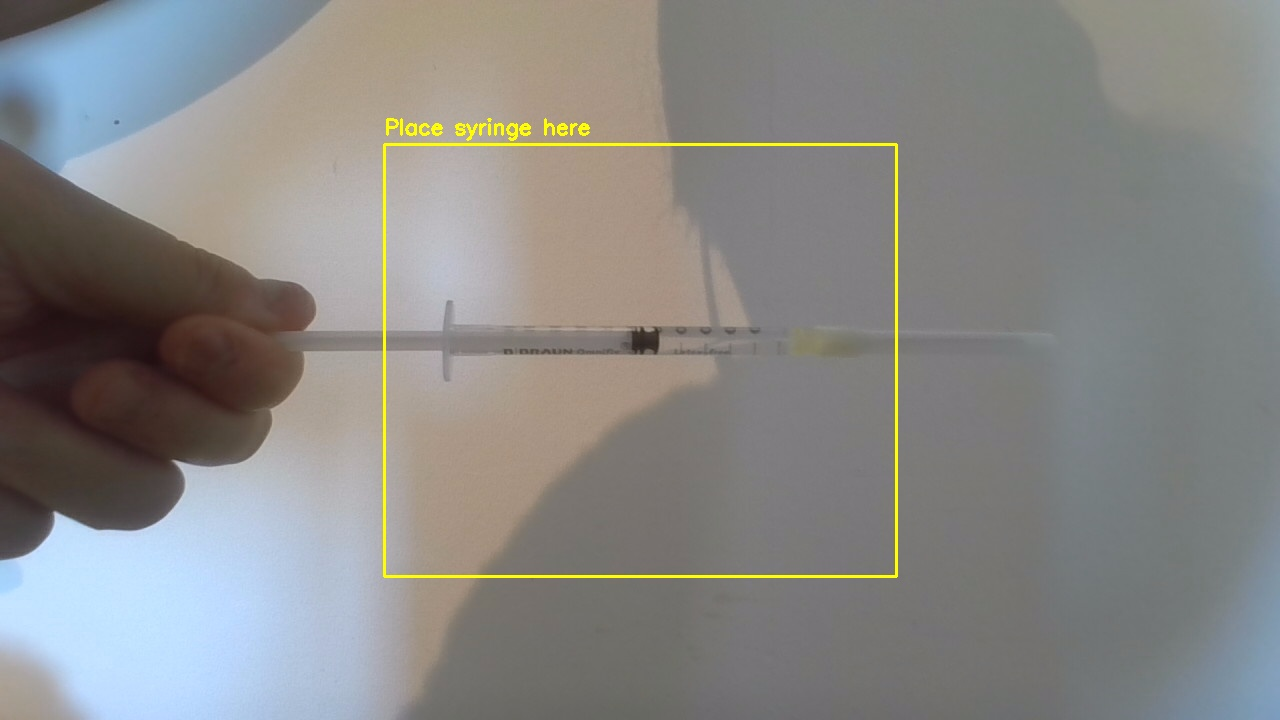
#> input picture syringe_capture_20250530_114330.jpg, 1280 x 720 px, given as the content of the folder dataset/ok, which was not available
$ jupyter execute --allow-errors train_syringe_modelAH_RF.ipynb   (text cells are left out)
#> lines starting #> are read from the running program, lines starting #| are printed output that depends on the picture; after the words box and inside, x2 and y2 are one past the last pixel; in counts of white or black regions, pixels touching at a corner belong together; pictures that were not available may be replaced by others from this repository, and a replacement may not be noted
[cell 1]
import os
import glob
import cv2 as cv
import numpy as np
from sklearn.ensemble import RandomForestClassifier
from sklearn.model_selection import train_test_split
from sklearn.metrics import classification_report, ConfusionMatrixDisplay
import matplotlib.pyplot as plt
import joblib

[cell 2]
# train_syringe_modelAH_RF.ipynb


# --- Paths ---
base_path = "dataset"
ok_folder = "ok"
defect_folders = ["1_leer", "5_ObjektInSpritze", "6_kleineBlase", "7_grosseBlase", "8_Stoerung"]

# --- Feature extraction ---
def extract_features(image_path):
    img = cv.imread(image_path, cv.IMREAD_GRAYSCALE)
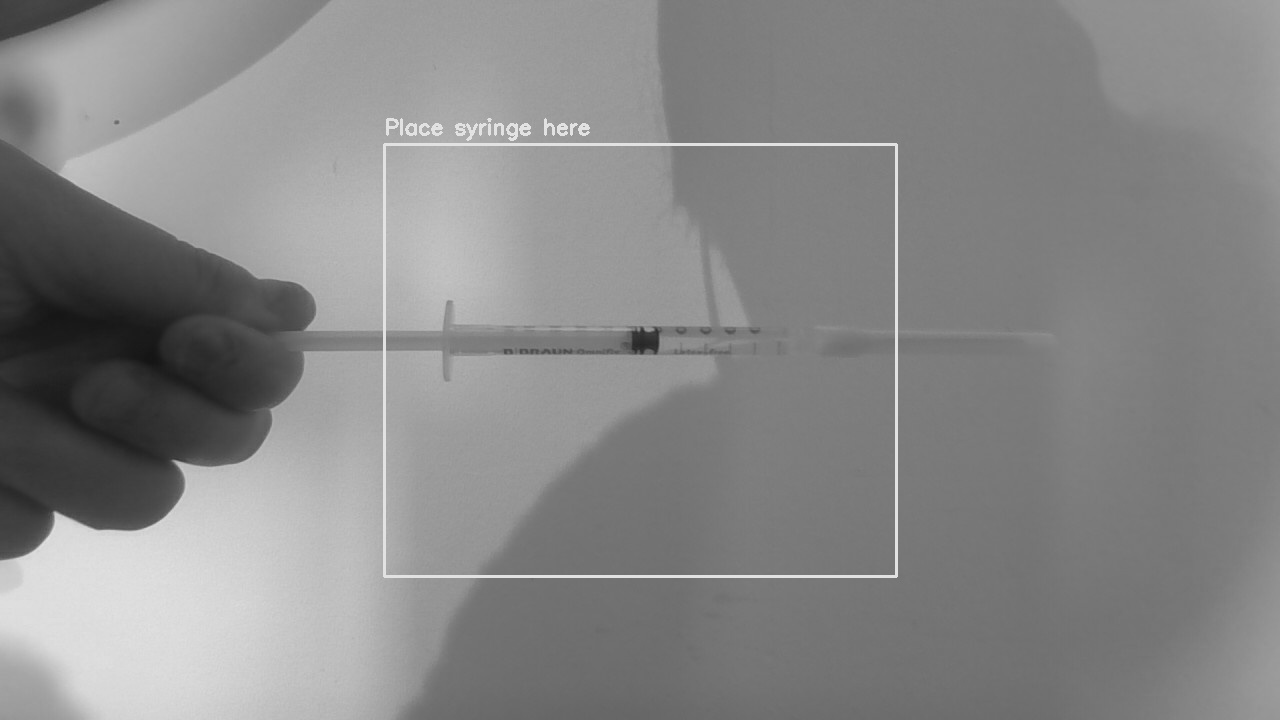
#> img: shape (720, 1280); min 20, max 234, mean 135.8
    if img is None:
        return None
    img = cv.resize(img, (64, 64))
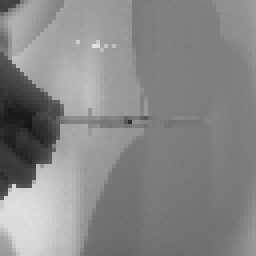
#> img: shape (64, 64) (shown 4 times larger); min 21, max 224, mean 135.1
    blur = cv.GaussianBlur(img, (5, 5), 0)
    edges = cv.Canny(blur, 30, 100)
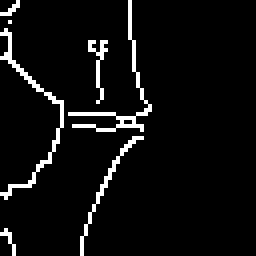
#> edges: shape (64, 64) (shown 4 times larger); 5.5% white in thin lines or dots, all inside (x1, y1, x2, y2) = (0, 0, 38, 64)
    hist = cv.calcHist([img], [0], None, [16], [0, 256]).flatten()
#> hist = [0, 29, 80, 121, 99, 43, 144, 1513, 538, 587, 432, 235, 105, 168, 2, 0]
    return np.concatenate([edges.flatten(), hist])

# --- Load images ---
features = []
labels = []

ok_path = os.path.join(base_path, ok_folder)
for filepath in glob.glob(os.path.join(ok_path, "*.jpg")):
    f = extract_features(filepath)
#> f = 4112 values, max 1513 at index 4103, min 0 at index 0, mean 14.89
    if f is not None:
        features.append(f)
        labels.append("ok")

for defect_subfolder in defect_folders:
    defect_path = os.path.join(base_path, defect_subfolder)
    for filepath in glob.glob(os.path.join(defect_path, "*.jpg")):
        f = extract_features(filepath)
        if f is not None:
            features.append(f)
            labels.append("defect")

X = np.array(features)
y = np.array(labels)
X_train, X_test, y_train, y_test = train_test_split(X, y, test_size=0.2, random_state=42)

# --- Unweighted model ---
clf_unweighted = RandomForestClassifier(n_estimators=100, random_state=42)
clf_unweighted.fit(X_train, y_train)
y_pred_unweighted = clf_unweighted.predict(X_test)

print("\n--- Classification Report (Unweighted) ---")
print(classification_report(y_test, y_pred_unweighted, target_names=["defect", "ok"]))

ConfusionMatrixDisplay.from_predictions(y_test, y_pred_unweighted, display_labels=["defect", "ok"], cmap="Blues")
plt.title("Confusion Matrix – Unweighted Model")
plt.grid(False)
plt.show()
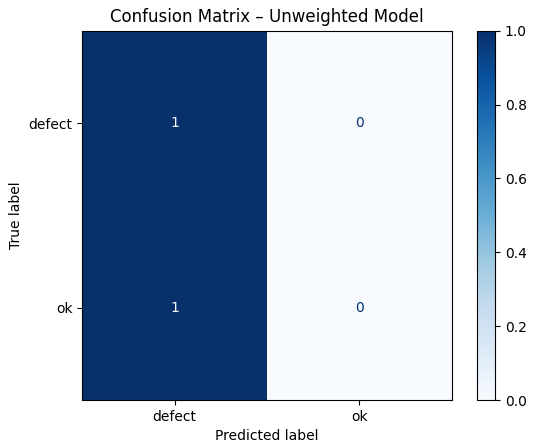
#> figure drawn by matplotlib, 2 panels

# --- Weighted model ---
clf_weighted = RandomForestClassifier(n_estimators=100, class_weight="balanced", random_state=42)
clf_weighted.fit(X_train, y_train)
y_pred_weighted = clf_weighted.predict(X_test)

print("\n--- Classification Report (Weighted) ---")
print(classification_report(y_test, y_pred_weighted, target_names=["defect", "ok"]))

ConfusionMatrixDisplay.from_predictions(y_test, y_pred_weighted, display_labels=["defect", "ok"], cmap="Greens")
plt.title("Confusion Matrix – Weighted Model")
plt.grid(False)
plt.show()
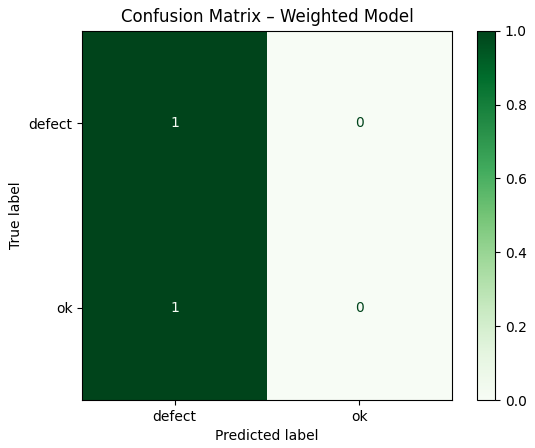
#> figure drawn by matplotlib, 2 panels

# --- Optional: Save best model ---
joblib.dump(clf_weighted, "syringe_model_dataset_weighted.pkl")
print("\nWeighted model saved as syringe_model_dataset_weighted.pkl")

[cell 3]
# --- Vorhersage für Testdaten ---
y_pred_test = clf_weighted.predict(X_test)

# Einzelne Vorhersagen anzeigen
print("\n--- Einzelne Vorhersagen für Testdaten ---")
for i, (true_label, predicted_label) in enumerate(zip(y_test, y_pred_test)):
    print(f"Bild {i+1}: ECHT = {true_label} | VORHERSAGE = {predicted_label}")

# Optional: Visualisierung als Balkendiagramm der Gesamtverteilung
from collections import Counter
import matplotlib.pyplot as plt

counter = Counter(y_pred_test)
plt.bar(counter.keys(), counter.values(), color='skyblue')
plt.title("Vorhersageverteilung auf Testdaten")
plt.ylabel("Anzahl")
plt.xlabel("Klasse")
plt.grid(axis='y')
plt.show()
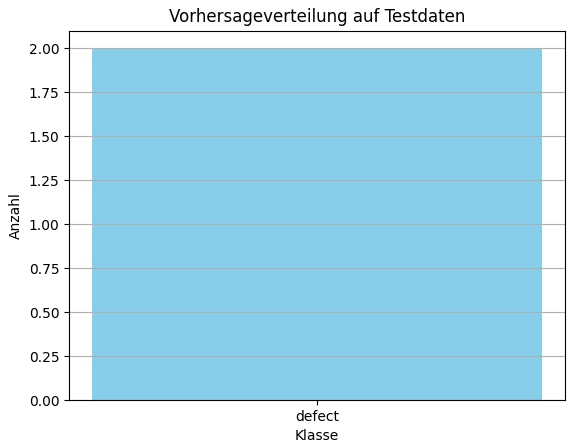
#> figure drawn by matplotlib, 1 panel

[cell 4]
import os
import glob
import random
import cv2
import numpy as np
from skimage.feature import local_binary_pattern
from sklearn.ensemble import RandomForestClassifier
from sklearn.model_selection import train_test_split
from sklearn.metrics import classification_report, ConfusionMatrixDisplay
from sklearn.decomposition import PCA
import matplotlib.pyplot as plt
import joblib

# 1) Paths
dataset_ok = "dataset/ok"
dataset_defect_folders = [
    "dataset/1_leer",
    "dataset/5_ObjektInSpritze",
    "dataset/6_kleineBlase",
    "dataset/7_grosseBlase",
    "dataset/8_Stoerung"
]

demo_ok = "detected_syringes"
demo_defect = "detected_syringes_with_bubbles"

# 2) ORB + LBP extractor
orb = cv2.ORB_create(nfeatures=100)
LBP_POINTS = 8
LBP_RADIUS = 1

def extract_features(image):
    """
    Input: grayscale or color image array
    Output: ORB (3200 dims) + LBP (256 dims) = 3456-dim feature vector
    """
    gray = image if len(image.shape) == 2 else cv2.cvtColor(image, cv2.COLOR_BGR2GRAY)
    gray = cv2.resize(gray, (64, 64))

    # ORB
    kp, des = orb.detectAndCompute(gray, None)
#> kp = (); des = None
    if des is None:
        des = np.zeros((0, 32), dtype=np.uint8)
    # Pad or truncate to exactly 100 descriptors
    if des.shape[0] < 100:
        pad_count = 100 - des.shape[0]
        des = np.vstack([des, np.zeros((pad_count, 32), dtype=np.uint8)])
    elif des.shape[0] > 100:
        des = des[:100]
    orb_feat = des.flatten().astype(np.float32)  # 100×32 = 3200 dims

    # LBP
    lbp = local_binary_pattern(gray, P=LBP_POINTS, R=LBP_RADIUS, method='uniform')
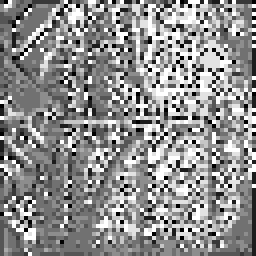
#> lbp: shape (64, 64) float64 (shown 4 times larger); min 0, max 9, mean 5.07; drawn with min black and max white
    hist, _ = np.histogram(lbp.ravel(), bins=np.arange(257), range=(0, 256))
#> hist = 256 values, max 797 at index 4, min 0 at index 10, mean 16
    hist = hist.astype(np.float32)
    hist /= (hist.sum() + 1e-6)  # normalize to sum=1
#> hist = 256 values, max 0.195 at index 4, min 0 at index 10, mean 0.00391

    return np.concatenate([orb_feat, hist])


def random_augment_ok_image(img):
    """Apply random flip, brightness/contrast changes to simulate demo conditions."""
    # Random flip
    if random.choice([True, False]):
        img = cv2.flip(img, random.choice([0, 1]))
    # Random brightness/contrast
    alpha = random.uniform(0.8, 1.2)   # contrast factor
    beta = random.uniform(-30, 30)     # brightness offset
    img = cv2.convertScaleAbs(img, alpha=alpha, beta=beta)
    return img

# 3) Load and label original dataset images
X = []
y = []

# a) original "ok" images
orig_ok_files = glob.glob(os.path.join(dataset_ok, "*.jpg"))
for fp in orig_ok_files:
    img = cv2.imread(fp, cv2.IMREAD_GRAYSCALE)
    feat = extract_features(img)
#> feat = 3456 values, max 0.195 at index 3204, min 0 at index 0, mean 0.000289
    X.append(feat)
    y.append(0)  # 0 = ok

# b) original "defect" images
for folder in dataset_defect_folders:
    for fp in glob.glob(os.path.join(folder, "*.jpg")):
        img = cv2.imread(fp, cv2.IMREAD_GRAYSCALE)
        feat = extract_features(img)
        X.append(feat)
        y.append(1)  # 1 = defect

# c) DEMO images for augmentation (only "ok", not used in holdout)
demo_ok_files = glob.glob(os.path.join(demo_ok, "*.jpg"))
for fp in demo_ok_files:
    img = cv2.imread(fp, cv2.IMREAD_GRAYSCALE)
    # Generate 3 random augmentations per demo "ok" image
    for _ in range(3):
        img_aug = random_augment_ok_image(img)
        feat = extract_features(img_aug)
        X.append(feat)
        y.append(0)

# d) (Optional) Demo "defect" augmentation could also be used here if needed.

# Convert to arrays
X = np.array(X)
y = np.array(y)
print("Total training samples:", X.shape, "Labels distribution:", np.unique(y, return_counts=True))

# 4) Hold out 20% of original demo images for final testing
#    We will remove a subset of demo_ok and demo_defect from training, then evaluate separately.
demo_defect_files = glob.glob(os.path.join(demo_defect, "*.jpg"))

# Split demo images into train/demo_holdout for final evaluation
#> (the rest of this cell did not finish here and is left out)
